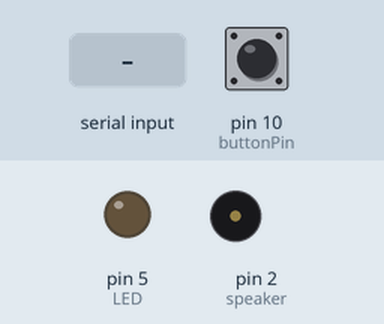
A sketch run on a simulated Arduino Uno, built with avr-gcc and run on an emulated ATmega328P. On the bench: output pins drawn as LEDs (lit = HIGH), buzzer (waves = sounding). The inputs (shaded band) are chosen by the test bench; at power-on: pin 10 (buttonPin) HIGH. What the sketch prints to the serial monitor is not drawn.

Above: at 1.2 s.
1.3 s: pin 10 (buttonPin) pulled LOW for 0.15 s
At 1.8 s:
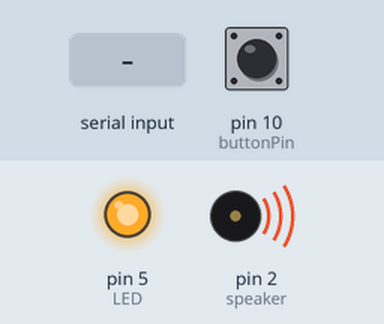
5.5 s: "1" received over the second serial link
At 6.8 s:
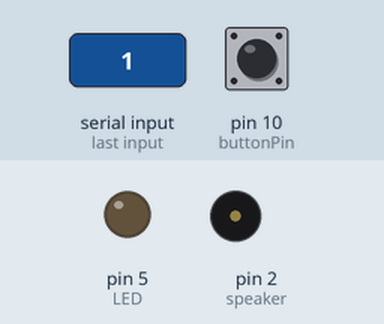
7.0 s: pin 10 (buttonPin) pulled LOW for 3.2 s
At 8.1 s:
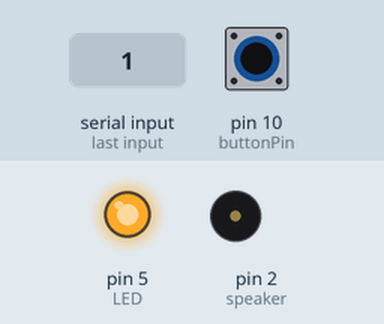
Timing chart, 0 to 12.1 s (numbered marks = the images above; inputs shaded):
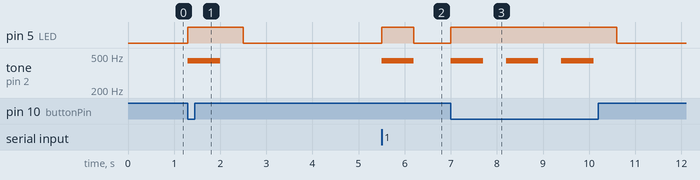

Measured:
- after the input at 1.3 s, pin 5 (LED): LOW → HIGH at once, → LOW 1.2 s later; tone on pin 2 (speaker): silent → 440 Hz at once, → silent 0.70 s later
- after the input at 5.5 s, pin 5 (LED): LOW → HIGH at once, → LOW 0.70 s later; tone on pin 2 (speaker): silent → 440 Hz at once, → silent 0.70 s later
- after the input at 7.0 s, pin 5 (LED): LOW → HIGH at once, → LOW 3.6 s later; tone on pin 2 (speaker): alternates 440 Hz for 0.70 s and silent for 0.50 s, 6 changes in all, then stays silent, starting at once

The sketch:

app_bluetooth.ino
```cpp
#include <SoftwareSerial.h>
//블루투스모듈 HC-06(슬래이브만가능)으로 진행함
//블루투스모듈 HC-05(슬래이브 마스터둘다가능)는 조금 코드가 다르다
//HC-06 시리얼창에서 "line ending 없음" 설정할것

int Tx = 6; //전송 보내는핀
int Rx = 7; //수신 받는핀
int speaker = 2; //스피커 연결 핀

int buttonPin = 10; //택트 스위치 연결 핀
SoftwareSerial BtSerial(Tx,Rx);

char incomingByte;  // incoming data
int  LED = 5;      // LED pin

void setup() {
  Serial.begin(9600); // initialization
  Serial.println("hello");
  BtSerial.begin(9600);
  pinMode(LED, OUTPUT);
  pinMode(buttonPin, INPUT_PULLUP);
  pinMode(speaker, OUTPUT);
  Serial.println("Press 1 to LED ON or 0 to LED OFF...");
}

void loop() {

if (digitalRead(buttonPin) == LOW) {
    digitalWrite(LED, HIGH);
    Serial.println("버튼 PUSH: LED ON");
    tone(speaker, 440);
    delay(700);
    noTone(speaker);
    delay(500);//계이름: 라
  } else {
    digitalWrite(LED, LOW);
  }

  if (BtSerial.available() > 0) {  // if the data came
    incomingByte = BtSerial.read(); // read byte
    if(incomingByte == '0') {
       digitalWrite(LED, LOW);  // if 1, switch LED Off
       Serial.println("LED OFF. Press 1 to LED ON!");  // print message
    }
    if(incomingByte == '1') {
       digitalWrite(LED, HIGH); // if 0, switch LED on
       Serial.println("앱 PUSH: LED ON. Press 0 to LED OFF!");
       tone(speaker, 440);
       delay(700);
       noTone(speaker);
       // delay(500);//계이름: 라
    }
  }

}
```
